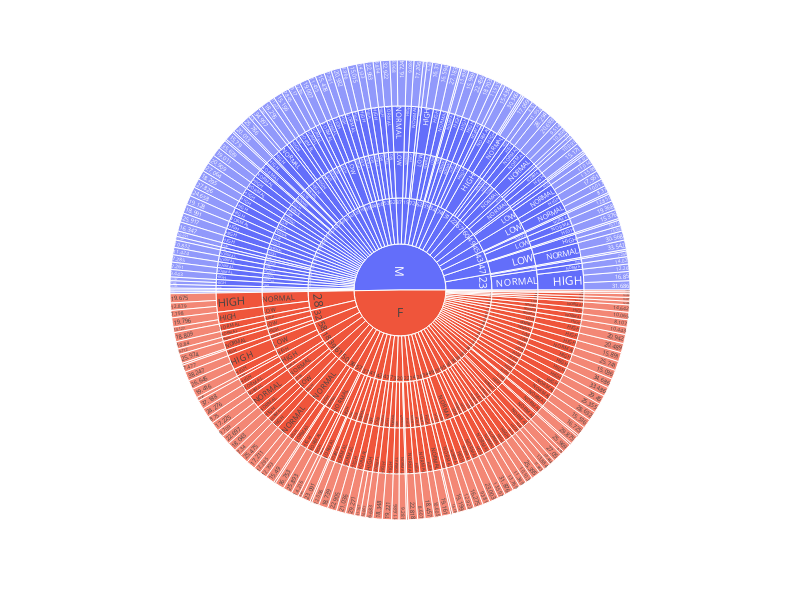

Write notebook code for a chart like this one.
### Code cell
fig = px.sunburst(df, path=['Sex', 'Age', 'BP', 'Cholesterol', 'Na_to_K'],
                  values='DrugValue', color='Sex')

# Set the width and height of the plot
fig.update_layout(width=800, height=600) 

fig.show()

### Figure 1 — Plotly figure (JSON) as saved in the notebook; plotly's stock layout.template omitted (floating-point values rounded to 4 significant figures; data arrays with more than 128 entries replaced by an {"elided": "..."} marker saying what was removed)
{"data": [{"branchvalues": "total", "customdata": {"elided": "635x1 str values"}, "domain": {"x": [0, 1], "y": [0, 1]}, "hovertemplate": "labels=%{label}<br>DrugValue=%{value}<br>parent=%{parent}<br>id=%{id}<br>Sex=%{customdata[0]}<extra></extra>", "ids": {"elided": "635 str values"}, "labels": {"elided": "635 str values"}, "marker": {"colors": {"elided": "635 str values"}}, "name": "", "parents": {"elided": "635 str values"}, "type": "sunburst", "values": {"elided": "635 int values"}}], "layout": {"height": 600, "legend": {"tracegroupgap": 0}, "margin": {"t": 60}, "width": 800}}
